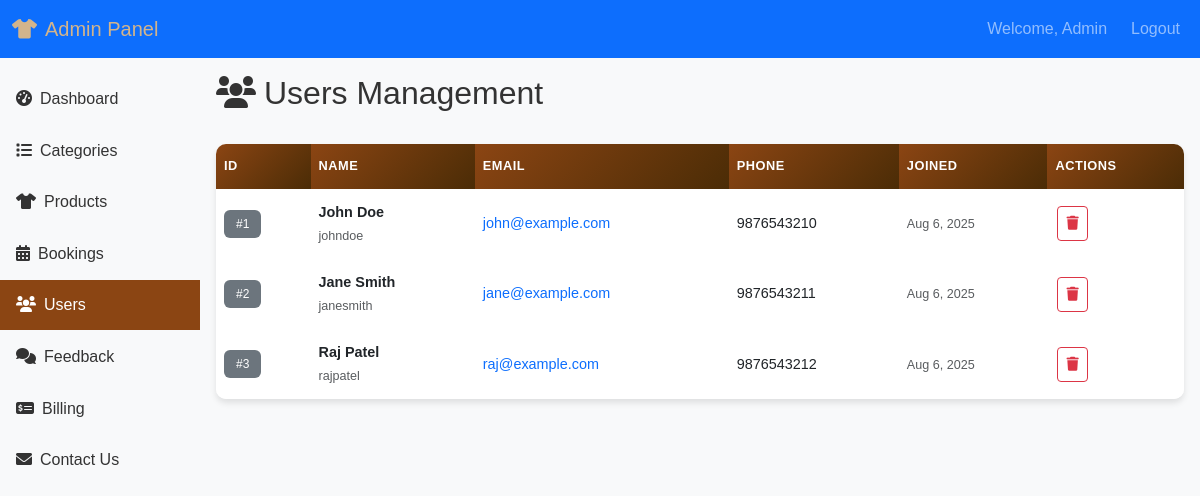
The page /admin/manage-users.php (signed in) on the database its author committed.
### tables this page shows
CREATE TABLE `users` (
  `id` int(11) NOT NULL AUTO_INCREMENT,
  `user_name` varchar(25) NOT NULL,
  `name` varchar(100) NOT NULL,
  `email` varchar(100) NOT NULL,
  `phone` varchar(20),
  `address` text,
  `password` varchar(255) NOT NULL,
  `created_at` timestamp NOT NULL DEFAULT CURRENT_TIMESTAMP,
  `updated_at` timestamp NOT NULL DEFAULT CURRENT_TIMESTAMP ON UPDATE CURRENT_TIMESTAMP,
  PRIMARY KEY (`id`),
  UNIQUE KEY `email` (`email`),
  UNIQUE KEY `user_name` (`user_name`)
);

### admin/manage-users.php (the view, shortened to what this page needs)
<?php include "includes/admin-header.php"; include "../config/db.php"; ?>
<div class="d-flex justify-content-between align-items-center mb-4">
    <h2><i class="fas fa-users me-2"></i>Users Management</h2>
</div>
<div class="admin-table">
    <div class="table-responsive">
        <table class="table table-hover mb-0">
            <thead>
                <tr>
                    <th>ID</th>
                    <th>Name</th>
                    <th>Email</th>
                    <th>Phone</th>
                    <th>Joined</th>
                    <th>Actions</th>
                </tr>
            </thead>
            <tbody>
                <?php
                try {
                    $stmt = $pdo->query("SELECT * FROM users ORDER BY created_at DESC");
                    $users = $stmt->fetchAll();
                    if (empty($users)) {
                        echo "<tr><td colspan='6' class='text-center py-4 text-muted'>";
                        echo "<i class='fas fa-user-slash fa-2x mb-2'></i><br>";
                        echo "No users found.";
                        echo "</td></tr>";
                    } else {
                        foreach($users as $u) {
                            echo "<tr>";
                            echo "<td data-label='ID'><span class='badge bg-secondary'>#{$u['id']}</span></td>";
                            echo "<td data-label='Name'><strong>" . htmlspecialchars($u['name']) . "</strong><br><small class='text-muted'>" . htmlspecialchars($u['user_name']) . "</small></td>";
                            echo "<td data-label='Email'><a href='mailto:" . htmlspecialchars($u['email']) . "' class='text-decoration-none'>" . htmlspecialchars($u['email']) . "</a></td>";
                            echo "<td data-label='Phone'>" . (empty($u['phone']) ? '<span class="text-muted">N/A</span>' : htmlspecialchars($u['phone'])) . "</td>";
                            echo "<td data-label='Joined'><small class='text-muted'>" . date('M j, Y', strtotime($u['created_at'])) . "</small></td>";
                            echo "<td data-label='Actions'>";
                            echo "<div class='btn-group btn-group-sm'>";
                            echo "<a href='users-delete.php?id={$u['id']}' class='btn btn-outline-danger' onclick='return confirm(\"Are you sure you want to delete user: " . htmlspecialchars($u['name']) . "?\")' title='Delete User'>";
                            echo "<i class='fas fa-trash'></i>";
                            echo "</a>";
                            echo "</div>";
                            echo "</td>";
                            echo "</tr>";
                        }
                    }
                } catch (PDOException $e) {
                    echo "<tr><td colspan='6' class='text-center py-4 text-danger'>";
                    echo "<i class='fas fa-exclamation-triangle fa-2x mb-2'></i><br>";
                    echo "Error loading users: " . htmlspecialchars($e->getMessage());
                    echo "</td></tr>";
                }
                ?>
            </tbody>
        </table>
    </div>
</div>
<?php include "includes/admin-footer.php"; ?>

### assets/css/style.css (style rules this page uses)
:root { --primary-color: #8B4513; --secondary-color: #DAA520; --accent-color: #CD853F; --dark-color: #2C1810; --light-color: #F5F5DC; }
body { font-family: 'Arial', sans-serif; line-height: 1.6; color: #333; background-color: #f8f9fa; }

### assets/css/admin.css (style rules this page uses)
:root { --primary-color: #8B4513; --secondary-color: #d2b48c; --dark-color: #4B2C06; }
.table th { background-color: #f8f9fa; font-weight: 600; }
.badge { font-size: 0.75rem; }
.admin-table { background: white; border-radius: 10px; overflow: hidden; box-shadow: 0 4px 6px rgba(0, 0, 0, 0.1); margin-bottom: 2rem; }
.admin-table .table { margin-bottom: 0; border-collapse: separate; border-spacing: 0; }
.admin-table .table thead th { background: linear-gradient(135deg, var(--primary-color), var(--dark-color)); color: white; font-weight: 600; text-transform: uppercase; font-size: 0.85rem; letter-spacing: 0.5px; padding: 1rem 0.75rem; border: none; position: sticky; top: 0; z-index: 10; }
.admin-table .table tbody tr { transition: all 0.3s ease; border-bottom: 1px solid #e9ecef; }
.admin-table .table tbody tr:last-child { border-bottom: none; }
.admin-table .table tbody td { padding: 1rem 0.75rem; vertical-align: middle; border: none; }
.btn-group-sm .btn { padding: 0.375rem 0.5rem; font-size: 0.875rem; border-radius: 4px; margin: 0 2px; transition: all 0.3s ease; }
.badge { font-size: 0.75rem; padding: 0.5rem 0.75rem; border-radius: 6px; font-weight: 500; }
@media (max-width: 1200px) { .admin-table .table thead th { font-size: 0.8rem; padding: 0.75rem 0.5rem; } }
@media (max-width: 1200px) { .admin-table .table tbody td { padding: 0.75rem 0.5rem; font-size: 0.9rem; } }

### rows shown on the page
users: id "1", name "John Doe", user_name "johndoe", email "john@example.com", phone "9876543210", created_at "Aug 6, 2025"
users: id "2", name "Jane Smith", user_name "janesmith", email "jane@example.com", phone "9876543211", created_at "Aug 6, 2025"
users: id "3", name "Raj Patel", user_name "rajpatel", email "raj@example.com", phone "9876543212", created_at "Aug 6, 2025"

### other values the page prints
$_SESSION['admin_name'] "Admin"
